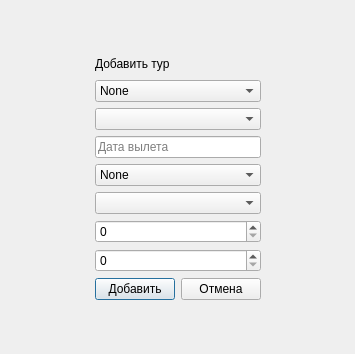
<?xml version="1.0" encoding="UTF-8"?>
<ui version="4.0">
 <class>AddTurWindow</class>
 <widget class="QDialog" name="AddTurWindow">
  <property name="geometry">
   <rect>
    <x>0</x>
    <y>0</y>
    <width>355</width>
    <height>354</height>
   </rect>
  </property>
  <property name="windowTitle">
   <string>Dialog</string>
  </property>
  <layout class="QGridLayout" name="gridLayout">
   <item row="0" column="1">
    <spacer name="verticalSpacer">
     <property name="orientation">
      <enum>Qt::Vertical</enum>
     </property>
     <property name="sizeHint" stdset="0">
      <size>
       <width>20</width>
       <height>61</height>
      </size>
     </property>
    </spacer>
   </item>
   <item row="1" column="0">
    <spacer name="horizontalSpacer">
     <property name="orientation">
      <enum>Qt::Horizontal</enum>
     </property>
     <property name="sizeHint" stdset="0">
      <size>
       <width>60</width>
       <height>20</height>
      </size>
     </property>
    </spacer>
   </item>
   <item row="1" column="1">
    <widget class="QLabel" name="label">
     <property name="text">
      <string>Добавить тур</string>
     </property>
    </widget>
   </item>
   <item row="1" column="2">
    <spacer name="horizontalSpacer_2">
     <property name="orientation">
      <enum>Qt::Horizontal</enum>
     </property>
     <property name="sizeHint" stdset="0">
      <size>
       <width>60</width>
       <height>20</height>
      </size>
     </property>
    </spacer>
   </item>
   <item row="2" column="1">
    <widget class="QComboBox" name="DurationcomboBox">
     <item>
      <property name="text">
       <string>None</string>
      </property>
     </item>
     <item>
      <property name="text">
       <string>1 неделя</string>
      </property>
     </item>
     <item>
      <property name="text">
       <string>2 недели</string>
      </property>
     </item>
     <item>
      <property name="text">
       <string>4 недели</string>
      </property>
     </item>
    </widget>
   </item>
   <item row="3" column="1">
    <widget class="QComboBox" name="HotelcomboBox"/>
   </item>
   <item row="4" column="1">
    <widget class="QLineEdit" name="DatelineEdit">
     <property name="inputMask">
      <string/>
     </property>
     <property name="text">
      <string/>
     </property>
     <property name="placeholderText">
      <string>Дата вылета</string>
     </property>
    </widget>
   </item>
   <item row="5" column="1">
    <widget class="QComboBox" name="ClimatecomboBox">
     <item>
      <property name="text">
       <string>None</string>
      </property>
     </item>
     <item>
      <property name="text">
       <string>Теплый</string>
      </property>
     </item>
     <item>
      <property name="text">
       <string>Умеренный</string>
      </property>
     </item>
     <item>
      <property name="text">
       <string>Холодный</string>
      </property>
     </item>
    </widget>
   </item>
   <item row="6" column="1">
    <widget class="QComboBox" name="CountrycomboBox"/>
   </item>
   <item row="7" column="1">
    <widget class="QSpinBox" name="PricespinBox">
     <property name="maximum">
      <number>10000</number>
     </property>
    </widget>
   </item>
   <item row="8" column="1">
    <widget class="QSpinBox" name="DiscountspinBox">
     <property name="maximum">
      <number>50</number>
     </property>
     <property name="displayIntegerBase">
      <number>10</number>
     </property>
    </widget>
   </item>
   <item row="9" column="1">
    <layout class="QHBoxLayout" name="horizontalLayout">
     <item>
      <widget class="QPushButton" name="AddpushButton">
       <property name="text">
        <string>Добавить</string>
       </property>
      </widget>
     </item>
     <item>
      <widget class="QPushButton" name="pushButton">
       <property name="text">
        <string>Отмена</string>
       </property>
      </widget>
     </item>
    </layout>
   </item>
   <item row="10" column="1">
    <spacer name="verticalSpacer_2">
     <property name="orientation">
      <enum>Qt::Vertical</enum>
     </property>
     <property name="sizeHint" stdset="0">
      <size>
       <width>20</width>
       <height>61</height>
      </size>
     </property>
    </spacer>
   </item>
  </layout>
 </widget>
 <resources/>
 <connections/>
</ui>
